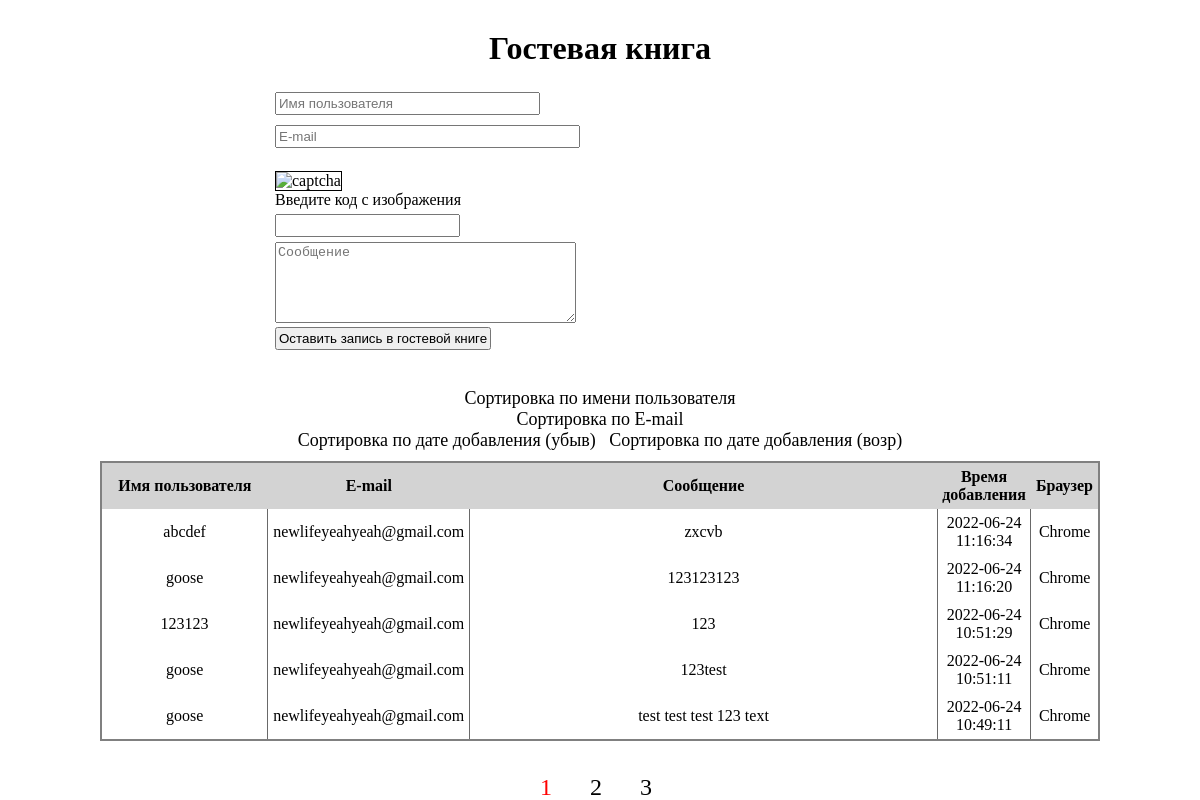
The page / on the database its author committed.
### tables this page shows
CREATE TABLE `records` (
  `id` int(11) NOT NULL,
  `username` varchar(200) DEFAULT NULL,
  `email` varchar(200) DEFAULT NULL,
  `message` text,
  `client_ip` varchar(50) DEFAULT NULL,
  `client_browser_info` text,
  `create_time` timestamp NOT NULL DEFAULT CURRENT_TIMESTAMP
);

### index.php (the view, shortened to what this page needs)
<!DOCTYPE html>
<html lang="ru">
<head>
    <link rel="stylesheet" href='style.css'>
</head>
<body>
    <div class="container">
<h1>Гостевая книга</h1>
<div class="form">
    <form method="post" id="form" action='checkAndSend.php'>
        <input type="text" name="username" id="username" placeholder="Имя пользователя" size="30"><br>
        <input type="text" name="email" id="email" placeholder="E-mail" size="35"><br><br>
        <div>
        <img src="captcha.php" width="300" height="100" alt='captcha' style="border:1px solid black"><br>
        <p style="margin: 0;">Введите код с изображения</p>
        <input type="text" name="captcha" id="captcha" size="20">
        </div>
        <textarea name="message" id="message" cols="35" rows="5" placeholder="Сообщение"></textarea><br>
        <button type="submit">Оставить запись в гостевой книге</button><br><br>
    </form>
</div>
<?php
    echo '<div class=\'sorts\'>';
    echo '<a href="?page=1&sort=username">Сортировка по имени пользователя</a>';
    echo '<a href="?page=1&sort=email">Сортировка по E-mail</a>';
    echo '<div><a href="?page=1&sort=datedesc">Сортировка по дате добавления (убыв)</a>&nbsp;&nbsp;&nbsp;';
    echo '<a href="?page=1&sort=dateasc">Сортировка по дате добавления (возр)</a></div>';
    echo '</div>';
    include_once 'db.php';
    $selectAll = 'SELECT id FROM records';
    $connPages = $conn->query($selectAll);
    $pages = $connPages->fetchAll();
    if(!$_GET['page']){
        $select = "SELECT * FROM records ORDER BY create_time DESC LIMIT 5";
    }
    $conn = $conn->query($select);
    $results = $conn->fetchAll();
        if(count($results) != 0){
            echo '<div><table>';
            echo '<tr>
                    <th>Имя пользователя</th>
                    <th>E-mail</th>
                    <th>Сообщение</th>
                    <th>Время добавления</th>
                    <th>Браузер</th>
                </tr>';
            foreach($results as $record){
                echo '<tr>
                    <td>'. $record['username'] .'</td>
                    <td>'. $record['email'] .'</td>
                    <td>'. $record['message'] .'</td>
                    <td>'. $record['create_time'] .'</td>
                    <td>'. $record['client_browser_info'] .'</td>
                </tr>';
            }
            echo '</table></div>';
        } else {
            echo '<p>Нет записей</p>';
        }
        echo '<br>';
    $pages = ceil(count($pages) / 5);
    if($pages != 1){
        echo '<div class="pages">';
        if($_GET['sort']){
            for($i = 1; $i <= $pages; $i++){
                if($_GET['page'] == $i){
                    echo '<a href="?page='. $i .'?&sort='. $_GET['sort'] .'" style="color:red">'.$i.'</a>';
                } else {
                    echo '<a href="?page='. $i .'?&sort='. $_GET['sort'] .'">'.$i.'</a>';
                }
            }
        } else {
            for($i = 1; $i <= $pages; $i++){
                if($_GET['page'] == $i){
                    echo '<a href="?page='. $i .'" style="color:red">'.$i.'</a>&nbsp;&nbsp;';
                } elseif (!$_GET['page']){
                    if($i == 1){
                        echo '<a href="?page='. $i .'" style="color:red">'.$i.'</a>&nbsp;&nbsp;';
                    } else {
                        echo '<a href="?page='. $i .'">'.$i.'</a>&nbsp;&nbsp;';
                    }
                } else {
                    echo '<a href="?page='. $i .'">'.$i.'</a>&nbsp;&nbsp;';
                }
            }
        }
        echo '</div>';
    }
?>
</div>
</body>
</html>

### style.css (style rules this page uses)
* { margin: 0; padding: 0; }
.container { margin:30px 0 0 0; display: flex; flex-direction: column; align-items: center; }
h1 { text-align: center; }
a { color:black; text-decoration: none; transition: 0.25s; }
input { margin:5px 0; padding:2px; }
textarea { padding:2px; }
table { border:2px double grey; width: 1000px; border-collapse: collapse; table-layout: auto; }
table th { background: lightgray; width: 100%; padding:5px; }
table td { border-right: 1px solid dimgray; padding:5px; text-align: center; }
table th:first-child { width:20%; }
table th:nth-child(2) { width:12%; }
table td:last-child { border: 0; }
.form { margin:20px 0 10px 0; width: 650px; }
.form button { padding: 2px; }
.sorts { margin:10px 0; font-size: 18px; display: flex; flex-direction: column; align-items: center; }
.pages { margin-top: 15px; }
.pages a { font-size: 24px; margin: 0 15px 0 15px; }

### rows shown on the page
records: username "abcdef", email "newlifeyeahyeah@gmail.com", message "zxcvb", create_time "2022-06-24 11:16:34", client_browser_info "Chrome"
records: username "goose", email "newlifeyeahyeah@gmail.com", message "123123123", create_time "2022-06-24 11:16:20", client_browser_info "Chrome"
records: username "123123", email "newlifeyeahyeah@gmail.com", message "123", create_time "2022-06-24 10:51:29", client_browser_info "Chrome"
records: username "goose", email "newlifeyeahyeah@gmail.com", message "123test", create_time "2022-06-24 10:51:11", client_browser_info "Chrome"
records: username "goose", email "newlifeyeahyeah@gmail.com", message "test test test 123 text", create_time "2022-06-24 10:49:11", client_browser_info "Chrome"
